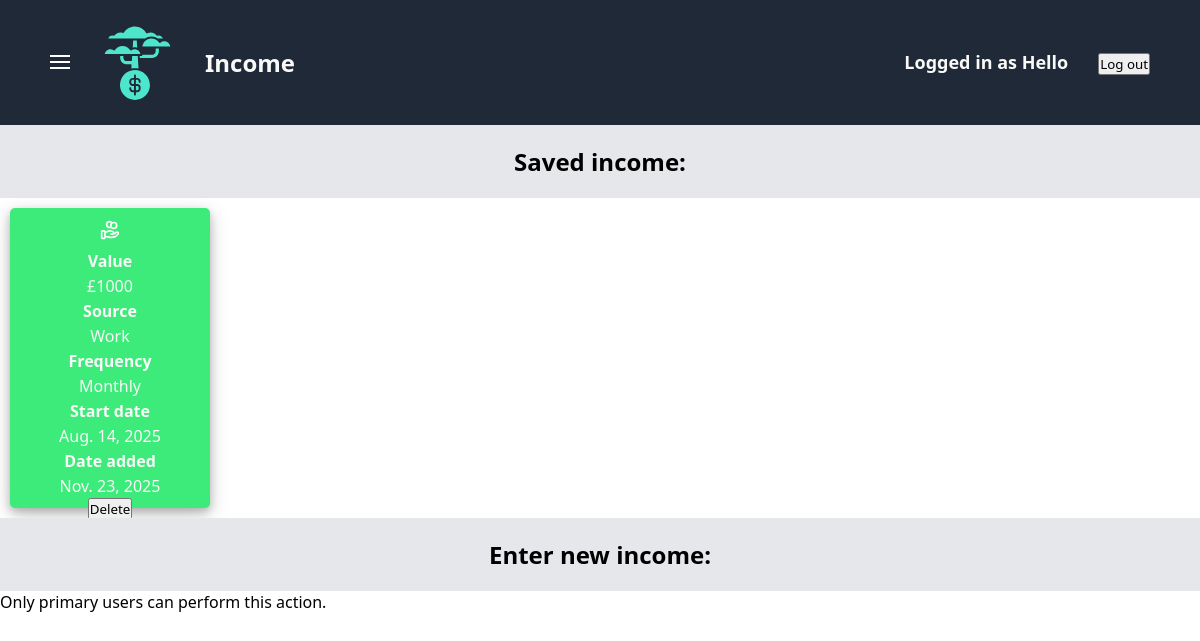
Before: /finance/income/ (signed in) with the older database file.
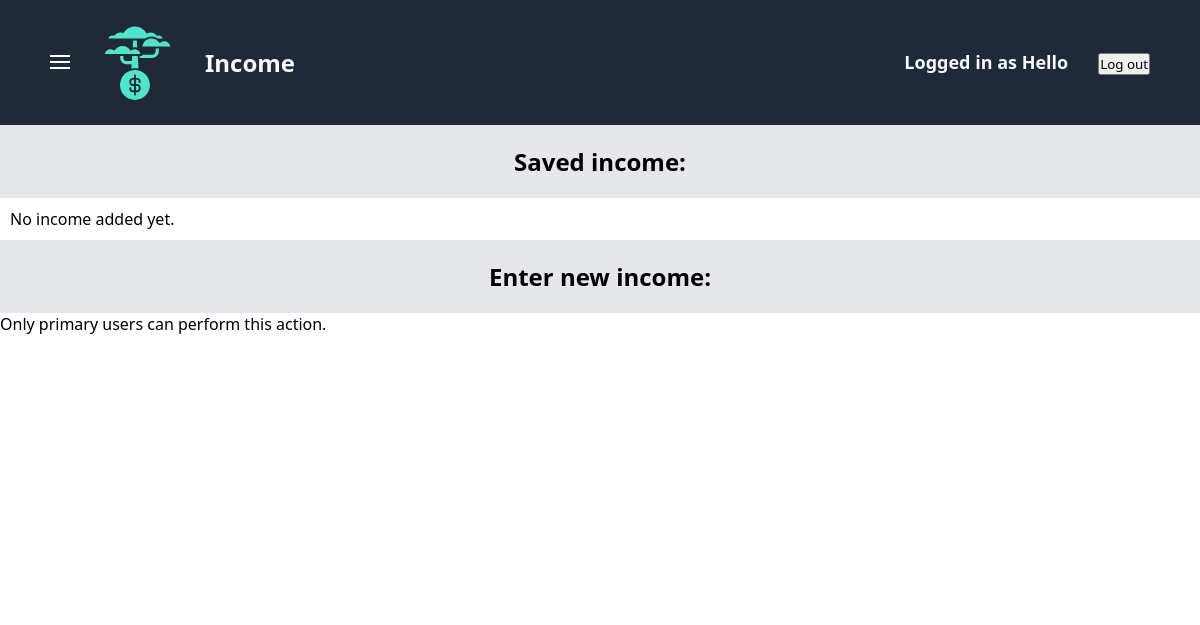
After: the same page with the newer database file.
### finance/models.py (models this page shows)
class FinancialObject(models.Model):
    user = models.ForeignKey(User, on_delete=models.CASCADE) # A single user can have many instances of income/expenses/budgets
    value = models.IntegerField(default=0)
    startDate = models.DateField(default=datetime.date.today)
    addDate = models.DateField(default=datetime.date.today)
    class Meta:
        abstract = True # Makes the "FinancialObject" class an Abstract Base Class (ABC)

class Income(FinancialObject):
    source = models.CharField(default="N/A", max_length=200)
    frequency = models.CharField(default="Monthly", max_length=200)

### finance/views.py (the view)
# urls.py: path("income/", views.income, name="income"),
@login_required
def income(request):
    message = request.GET.get("message", "")
    income = sortFinancialObjectsByAscendingDate(list(Income.objects.all()))
    return render(
        request,
        "finance/income.html",
        {
            "income": income,
            "message": message
        }
    )

### finance/views.py (called while the page is built)
def sortFinancialObjectsByAscendingDate(list):
    swaps = 1
    while swaps > 0:
        swaps = 0
        for i in range(len(list)-1):
            if list[i].startDate > list[i+1].startDate:
                temp = list[i]
                list[i] = list[i+1]
                list[i+1] = temp
                swaps = swaps + 1
    return list

### finance/templates/finance/income.html (shortened to what this page needs)
{% extends "finance/finance-base.html" %}
{% block header-title %}Income{% endblock %}
{% block finance_extra_css %}
    {% load static %}
    <link rel="stylesheet" href="{% static 'finance/income-style.css' %}">
{% endblock %}
{% block saved-label %}Saved income:{% endblock %}
{% block presence-check-and-list %}
    {% if income %}
        {% for i in income %}
            <li class="card">
                <div class="card-icon">
                </div>
                <div class="card-info">
                    <div><strong>Value</strong></div><div>£{{ i.value }}</div>
                    <div><strong>Source</strong></div><div>{{ i.source }}</div>
                    <div><strong>Frequency</strong></div><div>{{ i.frequency }}</div>
                    <div><strong>Start date</strong></div><div>{{ i.startDate }}</div>
                    <div><strong>Date added</strong></div><div>{{ i.addDate }}</div>
                </div>
                <form action="{% url 'finance:deleteFinancialObject' %}" method="post" class="form" style="width:0;height:0;">
                    <div class="delete-button">
                        <input type="submit" value="Delete">
                    </div>
                </form>
            </li>
        {% endfor %}
    {% else %}
        <li>No income added yet.</li>
    {% endif %}
{% endblock %}
{% block enter-label %}Enter new income:{% endblock %}
{% block form %}
    {% if request.user.is_primary_user %}
        <form action="{% url 'finance:addIncome' %}" method="post" class="form">
            {% csrf_token %}
            <div class="form-components">
                <div class="form-labels-and-answers">
                    <div class="form-labels">
                        <label for="value"><strong>Value</strong>    £</label>
                        <label for="source"><strong>Source</strong></label>
                        <div><strong>Frequency</strong></div>
                        <label for="startDate"><strong>Start date</strong></label>
                    </div>
                    <div class="form-answers">
                        <input type="text" id="value" name="value">
                        <input type="text" id="source" name="source">
                        <select id="frequency" name="frequency">
                            <option value="One-off">One-off</option>
                            <option value="Monthly">Monthly</option>
                            <option value="Yearly">Yearly</option>
                        </select>
                        <input type="date" id="startDate" name="startDate" value=date>
                    </div>
                </div>
                <div class="submit">
                    <input type="submit" value="Add income">
                </div>
            </div>
        </form>
    {% else %}
        <p>Only primary users can perform this action.</p>
    {% endif %}
{% endblock %}

Changed rows visible on the page:
removed Income: value "1000", source "Work", frequency "Monthly", startDate "Aug. 14, 2025", addDate "Nov. 23, 2025"
Other visible differences:
text now shown: "No income added yet."
